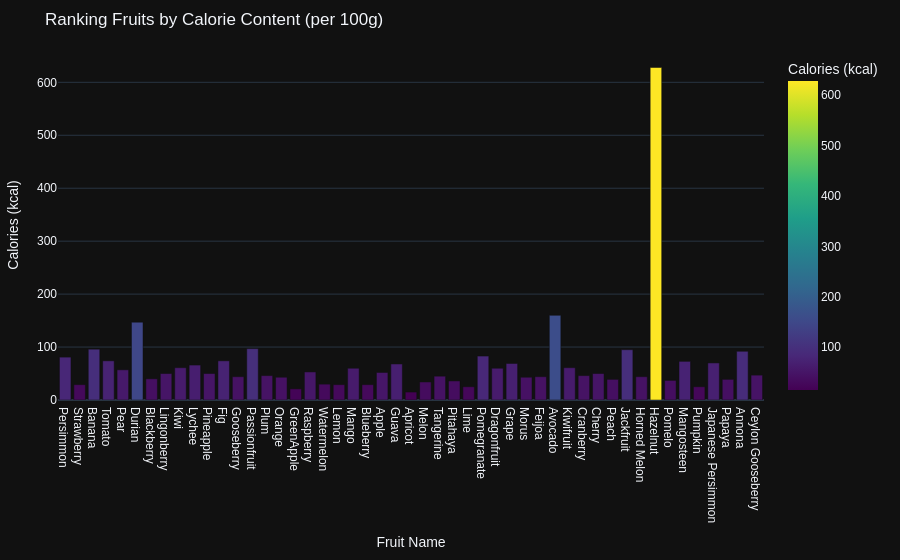

Here is the notebook cell this chart was saved with:
### Code cell
fig_bar =px.bar(df, 
                     x='name', 
                     y='calories', 
                     color='calories',
                     color_continuous_scale='Viridis', 
                     title='Ranking Fruits by Calorie Content (per 100g)',
                     labels={'name': 'Fruit Name', 'calories': 'Calories (kcal)'},
                     template='plotly_dark') 

    # Layout styling
fig_bar.update_layout(
        margin=dict(t=50, l=25, r=25, b=25),
        font=dict(family="Arial", size=12)
    )
fig_bar.show()

### Figure 1 — Plotly figure (JSON) as saved in the notebook; plotly's stock layout.template omitted (floating-point values rounded to 4 significant figures)
{"data": [{"hovertemplate": "Fruit Name=%{x}<br>Calories (kcal)=%{marker.color}<extra></extra>", "legendgroup": "", "marker": {"color": [81, 29, 96, 74, 57, 147, 40, 50, 61, 66, 50, 74, 44, 97, 46, 43, 21, 53, 30, 29, 60, 29, 52, 68, 15, 34, 45, 36, 25, 83, 60, 69, 43, 44, 160, 61, 46, 50, 39, 95, 44, 628, 37, 73, 25, 70, 39, 92, 47], "coloraxis": "coloraxis", "pattern": {"shape": ""}}, "name": "", "orientation": "v", "showlegend": false, "textposition": "auto", "type": "bar", "x": ["Persimmon", "Strawberry", "Banana", "Tomato", "Pear", "Durian", "Blackberry", "Lingonberry", "Kiwi", "Lychee", "Pineapple", "Fig", "Gooseberry", "Passionfruit", "Plum", "Orange", "GreenApple", "Raspberry", "Watermelon", "Lemon", "Mango", "Blueberry", "Apple", "Guava", "Apricot", "Melon", "Tangerine", "Pitahaya", "Lime", "Pomegranate", "Dragonfruit", "Grape", "Morus", "Feijoa", "Avocado", "Kiwifruit", "Cranberry", "Cherry", "Peach", "Jackfruit", "Horned Melon", "Hazelnut", "Pomelo", "Mangosteen", "Pumpkin", "Japanese Persimmon", "Papaya", "Annona", "Ceylon Gooseberry"], "xaxis": "x", "y": [81, 29, 96, 74, 57, 147, 40, 50, 61, 66, 50, 74, 44, 97, 46, 43, 21, 53, 30, 29, 60, 29, 52, 68, 15, 34, 45, 36, 25, 83, 60, 69, 43, 44, 160, 61, 46, 50, 39, 95, 44, 628, 37, 73, 25, 70, 39, 92, 47], "yaxis": "y"}], "layout": {"barmode": "relative", "coloraxis": {"colorbar": {"title": {"text": "Calories (kcal)"}}, "colorscale": [[0, "#440154"], [0.1111, "#482878"], [0.2222, "#3e4989"], [0.3333, "#31688e"], [0.4444, "#26828e"], [0.5556, "#1f9e89"], [0.6667, "#35b779"], [0.7778, "#6ece58"], [0.8889, "#b5de2b"], [1, "#fde725"]]}, "font": {"family": "Arial", "size": 12}, "legend": {"tracegroupgap": 0}, "margin": {"b": 25, "l": 25, "r": 25, "t": 50}, "title": {"text": "Ranking Fruits by Calorie Content (per 100g)"}, "xaxis": {"anchor": "y", "domain": [0, 1], "title": {"text": "Fruit Name"}}, "yaxis": {"anchor": "x", "domain": [0, 1], "title": {"text": "Calories (kcal)"}}}}
